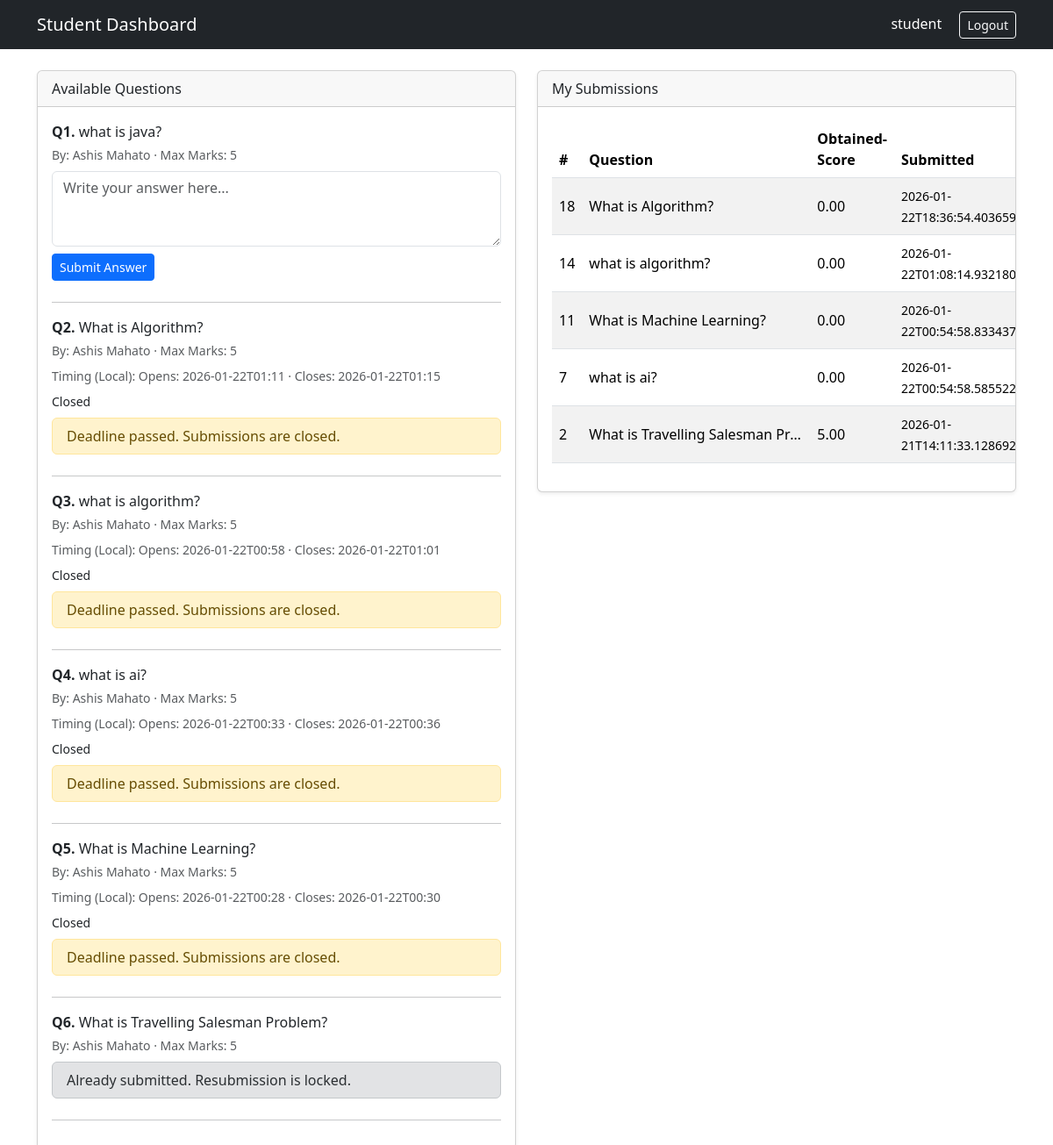
Page /student/dashboard (signed in) on the committed database.
### tables this page shows
CREATE TABLE questions (
        id INTEGER PRIMARY KEY AUTOINCREMENT,
        teacher_id INTEGER,
        question_text TEXT,
        model_answer TEXT,
        max_marks INTEGER,
        created_at TEXT, allow_resubmission INTEGER DEFAULT 0, deadline_at TEXT, open_at TEXT, close_at TEXT,
        FOREIGN KEY (teacher_id) REFERENCES teachers(id)
    );

CREATE TABLE teachers (
                      id INTEGER PRIMARY KEY AUTOINCREMENT,
                      name TEXT,
                      email TEXT UNIQUE,
                      password TEXT);

CREATE TABLE submissions (
        id INTEGER PRIMARY KEY AUTOINCREMENT,
        question_id INTEGER,
        student_id INTEGER,
        answer_text TEXT,
        marks_obtained REAL,
        similarity REAL,
        submitted_at TEXT,
        FOREIGN KEY (question_id) REFERENCES questions(id),
        FOREIGN KEY (student_id) REFERENCES students(id)
    );

### app.py (the view)
@app.route('/student/dashboard', methods=['GET'])
def student_dashboard():
    if session.get('role') != 'student':
        return redirect(url_for('index'))
    student_id = session.get('student_id')
    student_name = session.get('student_name')
    conn = init_db()
    cur = conn.cursor()
    cur.execute('SELECT q.id, q.question_text, q.max_marks, t.name, q.allow_resubmission, q.open_at, q.close_at FROM questions q JOIN teachers t ON q.teacher_id = t.id ORDER BY q.id DESC')
    questions = cur.fetchall()
    cur.execute('''
        SELECT s.id, s.question_id, q.question_text, s.marks_obtained, s.similarity, s.submitted_at
        FROM submissions s
        JOIN questions q ON s.question_id = q.id
        WHERE s.student_id = ?
        ORDER BY s.id DESC
    ''', (student_id,))
    my_submissions = cur.fetchall()
    conn.close()
    submitted_qids = {row[1] for row in my_submissions}
    now = datetime.now()
    not_open_qids = set()
    deadline_locked_qids = set()
    submittable_qids = set()
    auto_submitted = False
    conn2 = init_db()
    cur2 = conn2.cursor()
    for q in questions:
        qid = q[0]
        allow_resub = bool(q[4])
        open_at = q[5]
        close_at = q[6]
        opened = True
        locked_deadline = False
        if open_at:
            try:
                if now < datetime.fromisoformat(open_at):
                    opened = False
            except Exception:
                pass
        if close_at:
            try:
                if now >= datetime.fromisoformat(close_at):
                    locked_deadline = True
            except Exception:
                pass
        if not opened:
            not_open_qids.add(qid)
        if locked_deadline:
            if qid not in submitted_qids:
                cur2.execute('INSERT OR IGNORE INTO submissions (question_id, student_id, answer_text, marks_obtained, similarity, submitted_at) VALUES (?, ?, ?, ?, ?, ?)', (qid, student_id, '', 0.0, 0.0, datetime.now().isoformat()))
                conn2.commit()
                submitted_qids.add(qid)
                auto_submitted = True
            deadline_locked_qids.add(qid)
        already_submitted = (qid in submitted_qids)
        allowed_by_resub = (not already_submitted) or allow_resub
        allowed_by_deadline = not locked_deadline
        allowed_by_open = opened
        if allowed_by_resub and allowed_by_deadline and allowed_by_open:
            submittable_qids.add(qid)
    conn2.close()
    if auto_submitted:
        flash('Some answers were auto-submitted due to the end of the time window.', 'info')
    return render_template('student_dashboard.html', student_name=student_name, questions=questions, my_submissions=my_submissions, submitted_qids=submitted_qids, deadline_locked_qids=deadline_locked_qids, submittable_qids=submittable_qids, not_open_qids=not_open_qids, server_now=datetime.now().strftime('%Y-%m-%dT%H:%M:%S'))

### app.py (called while the page is built)
def init_db():
    conn = sqlite3.connect('results.db')
    return conn

### templates/student_dashboard.html (shortened to what this page needs)
<!DOCTYPE html>
<html lang="en">
<head>
  <link rel="stylesheet" href="https://cdn.jsdelivr.net/npm/bootstrap@5.3.2/dist/css/bootstrap.min.css">
</head>
<body>
  <nav class="navbar navbar-expand-lg navbar-dark bg-dark">
    <div class="container">
      <a class="navbar-brand" href="#">Student Dashboard</a>
      <div class="ms-auto text-white">
        {{ student_name }}
        <a class="btn btn-outline-light btn-sm ms-3" href="{{ url_for('logout') }}">Logout</a>
      </div>
    </div>
  </nav>
  <div class="container py-4">
    <div class="row g-4">
      <div class="col-lg-6">
        <div class="card shadow-sm">
          <div class="card-header">Available Questions</div>
          <div class="card-body">
            {% if questions %}
              {% for q in questions %}
                <div class="mb-4">
                  <div class="mb-1"><strong>Q{{ loop.index }}.</strong> {{ q[1] }}</div>
                  <div class="text-muted small mb-2">By: {{ q[3] }} · Max Marks: {{ q[2] }}</div>
                  {% set qid = q[0] %}
                  {% if q[5] or q[6] %}
                    <div class="small text-muted mb-2">
                      Timing (Local):
                      <span>Opens: {{ q[5] or 'Now' }}</span>
                      ·
                      <span>Closes: {{ q[6] or 'No close' }}</span>
                    </div>
                    <div class="small mb-2 js-timer" id="timer-{{ qid }}" data-open="{{ q[5] or '' }}" data-close="{{ q[6] or '' }}"></div>
                  {% endif %}
                  {% if deadline_locked_qids and (qid in deadline_locked_qids) %}
                    <div class="alert alert-warning py-2">Deadline passed. Submissions are closed.</div>
                  {% else %}
                    {% if submitted_qids and (qid in submitted_qids) %}
                      {% if q[4] %}
                        <div class="alert alert-info py-2">You already submitted. You may resubmit before the deadline.</div>
                        <form class="js-window-ctrl" data-open="{{ q[5] or '' }}" data-close="{{ q[6] or '' }}" method="post" action="{{ url_for('submit_answer', question_id=qid) }}">
                          <div class="mb-2">
                            <textarea class="form-control" name="answer_text" rows="3" placeholder="Update your answer..." required {% if not_open_qids and (qid in not_open_qids) %}disabled{% endif %}></textarea>
                          </div>
                          <button class="btn btn-primary btn-sm" type="submit" {% if not_open_qids and (qid in not_open_qids) %}disabled{% endif %}>Resubmit Answer</button>
                        </form>
                      {% else %}
                        <div class="alert alert-secondary py-2">Already submitted. Resubmission is locked.</div>
                      {% endif %}
                    {% else %}
                      <form class="js-window-ctrl" data-open="{{ q[5] or '' }}" data-close="{{ q[6] or '' }}" method="post" action="{{ url_for('submit_answer', question_id=qid) }}">
                        <div class="mb-2">
                          <textarea class="form-control" name="answer_text" rows="3" placeholder="Write your answer here..." required {% if not_open_qids and (qid in not_open_qids) %}disabled{% endif %}></textarea>
                        </div>
                        <button class="btn btn-primary btn-sm" type="submit" {% if not_open_qids and (qid in not_open_qids) %}disabled{% endif %}>Submit Answer</button>
                      </form>
                    {% endif %}
                  {% endif %}
                </div>
                <hr/>
              {% endfor %}
            {% else %}
              <p class="text-muted mb-0">No questions available yet.</p>
            {% endif %}
          </div>
        </div>
      </div>
      <div class="col-lg-6">
        <div class="card shadow-sm">
          <div class="card-header">My Submissions</div>
          <div class="card-body table-responsive">
            {% if my_submissions %}
              <table class="table table-striped align-middle">
                <thead>
                  <tr>
                    <th>#</th>
                    <th>Question</th>
                    <th>Obtained-Score</th>
                    <th>Submitted</th>
                  </tr>
                </thead>
                <tbody>
                  {% for s in my_submissions %}
                    <tr>
                      <td>{{ s[0] }}</td>
                      <td class="text-truncate" style="max-width: 260px;">{{ s[2] }}</td>
                      <td>{{ '%.2f'|format(s[3]) }}</td>
                      <td><small>{{ s[5] }}</small></td>
                    </tr>
                  {% endfor %}
                </tbody>
              </table>
            {% else %}
              <p class="text-muted mb-0">No submissions yet.</p>
            {% endif %}
          </div>
        </div>
      </div>
    </div>
  </div>
</body>
</html>

### rows in the picture
questions: question_text "what is java?", name "Ashis Mahato", max_marks "5"
questions: question_text "What is Algorithm?", name "Ashis Mahato", max_marks "5", open_at "2026-01-22T01:11", close_at "2026-01-22T01:15", shows "Deadline passed. Submissions are closed."
questions: question_text "what is algorithm?", name "Ashis Mahato", max_marks "5", open_at "2026-01-22T00:58", close_at "2026-01-22T01:01", shows "Deadline passed. Submissions are closed."
questions: question_text "what is ai?", name "Ashis Mahato", max_marks "5", open_at "2026-01-22T00:33", close_at "2026-01-22T00:36", shows "Deadline passed. Submissions are closed."
questions: question_text "What is Machine Learning?", name "Ashis Mahato", max_marks "5", open_at "2026-01-22T00:28", close_at "2026-01-22T00:30", shows "Deadline passed. Submissions are closed."
questions: question_text "What is Travelling Salesman Problem?", name "Ashis Mahato", max_marks "5", shows "Already submitted. Resubmission is locked."
submissions: id "18", question_text "What is Algorithm?", marks_obtained "0.00", submitted_at "2026-01-22T18:36:54.403659"
submissions: id "14", question_text "what is algorithm?", marks_obtained "0.00", submitted_at "2026-01-22T01:08:14.932180"
submissions: id "11", question_text "What is Machine Learning?", marks_obtained "0.00", submitted_at "2026-01-22T00:54:58.833437"
submissions: id "7", question_text "what is ai?", marks_obtained "0.00", submitted_at "2026-01-22T00:54:58.585522"
submissions: id "2", question_text "What is Travelling Salesman Pr…", marks_obtained "5.00", submitted_at "2026-01-21T14:11:33.128692"

### other values in the picture
{{ student_name }} "student"
